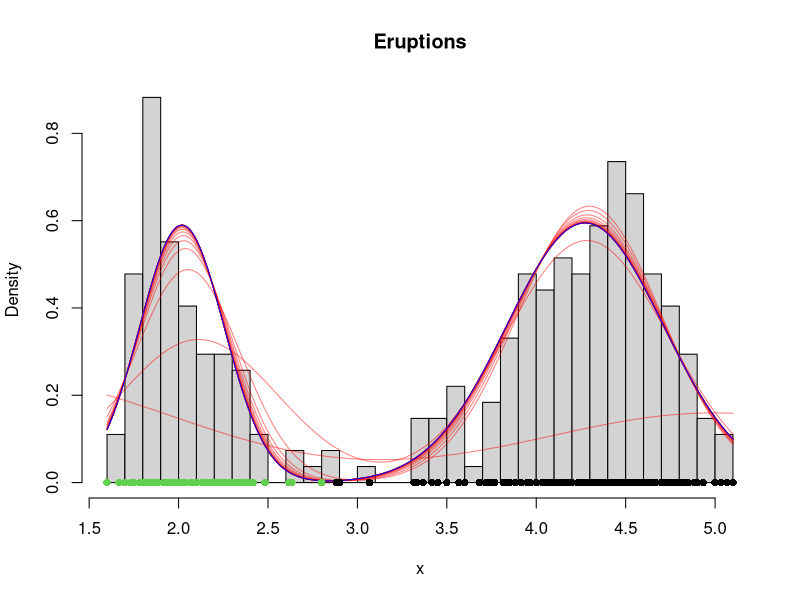
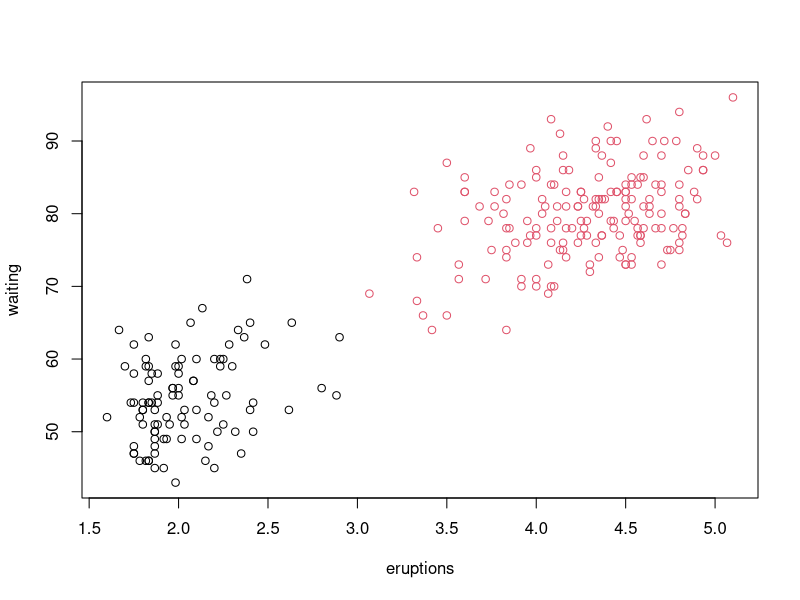

Write R code to recreate these figures, in order.
################################################
## EM Algorithm for the Old Faithful Geyser data
################################################

data(faithful)
head(faithful)

x <- faithful$eruptions
hist(x, freq = FALSE, breaks = 30, main = "Eruptions")

# (pi_1, mu_1, mu_2, sigma^2_1, sigma^2_2)
theta <- c(.6, 1,5, 1, 1)
current <- theta
diff <- 100
tol <- 1e-5
iter <- 0
store <- current

while(diff > tol)
{
  iter <- iter + 1
  
  # E step: find gamma_{i,c,k} for just c = 1, since for c = 2 is just 1-Ep
  Ep <- current[1]*dnorm(x, current[2], sqrt(current[4]))/
    (current[1]*dnorm(x, current[2], sqrt(current[4])) + (1 - current[1])*dnorm(x, current[3], sqrt(current[5])))
  
  # M-step
  theta[1] <- mean(Ep)
  theta[2] <- sum(Ep*x) / sum(Ep)
  theta[3] <- sum((1-Ep)*x) / sum(1-Ep)
  theta[4] <- sum(Ep*(x - theta[2])^2) / sum(Ep)
  theta[5] <- sum((1-Ep)*(x - theta[3])^2) / sum(1-Ep)
  
  diff <- max( abs(theta - current))
  current <- theta
  store <- rbind(store, theta)
}
current

# Final estimates of the probability
# that each observation is in Class C.
Prob.Z <- current[1]*dnorm(x, current[2], sqrt(current[4]))/
  (current[1]*dnorm(x, current[2], sqrt(current[4])) + (1 - current[1])*dnorm(x, current[3], sqrt(current[5])))

head(round(Prob.Z, 4))

# Make plot of iterative model fits
for(i in 1:dim(store)[1])
{
  test.x <- seq(min(x), max(x), length = 1000)
  test.y <- store[i,1]* dnorm(test.x, mean = store[i,2], sd = sqrt(store[i,4])) + (1-store[i,1]) *dnorm(test.x, mean = store[i,3], sd = sqrt(store[i,5]))
  lines(test.x, test.y, col = rgb(1,0,0, alpha = .5))
}
lines(test.x, test.y, col = rgb(0,0,1, alpha = 1))

# add color
color <- 1*(Ep < .5) + 3*(Ep >= .5)
points(x, rep(0, length(x)), pch = 16, col = color)




################################################
## Doing this again on the Waiting times

x <- faithful$waiting

# (pi_1, mu_1, mu_2, sigma^2_1, sigma^2_2)
theta <- c(.6, 30,100, 1, 1)
current <- theta
diff <- 100
tol <- 1e-5
iter <- 0
store <- current

while(diff > tol)
{
  iter <- iter + 1
  
  # E step: find gamma_{i,c,k} for just c = 1, since for c = 2 is just 1-Ep
  Ep <- current[1]*dnorm(x, current[2], sqrt(current[4]))/
    (current[1]*dnorm(x, current[2], sqrt(current[4])) + (1 - current[1])*dnorm(x, current[3], sqrt(current[5])))
  
  # M-step
  theta[1] <- mean(Ep)
  theta[2] <- sum(Ep*x) / sum(Ep)
  theta[3] <- sum((1-Ep)*x) / sum(1-Ep)
  theta[4] <- sum(Ep*(x - theta[2])^2) / sum(Ep)
  theta[5] <- sum((1-Ep)*(x - theta[3])^2) / sum(1-Ep)
  
  diff <- max( abs(theta - current))
  current <- theta
  store <- rbind(store, theta)
}
current

#hist(x, freq = FALSE, breaks = 30, main = "Wiating times") # a little bit of asymmetry in the first eruptions, so maybe Gaussian isn't the right model
for(i in 1:dim(store)[1])
{
  test.x <- seq(min(x), max(x), length = 1000)
  test.y <- store[i,1]* dnorm(test.x, mean = store[i,2], sd = sqrt(store[i,4])) + (1-store[i,1]) *dnorm(test.x, mean = store[i,3], sd = sqrt(store[i,5]))
  lines(test.x, test.y, col = rgb(1,0,0, alpha = .5))
}
lines(test.x, test.y, col = rgb(0,0,1, alpha = 1))


################################################
# Multivariate mixture model on this
################################################
library(mvtnorm)

x <- as.matrix(faithful)

# (pi_1, mu_1, mu_2, sigma^2_1, sigma^2_2)
mu1 <- c(2.8,75)
mu2 <- c(3.6,58)
sigma1 <- matrix(c(.8, 7, 7, 70), ncol = 2, nrow = 2)
sigma2 <- matrix(c(.8, 7, 7, 70), ncol = 2, nrow = 2)
theta <- c(.6, mu1, mu2, sigma1, sigma2)

current <- theta
diff <- 100
tol <- 1e-10
iter <- 0
store <- current


  
  while(diff > tol)
  {
    iter <- iter + 1
    
    sigma1 <- matrix(current[6:9], ncol = 2, nrow = 2)
    sigma2 <- matrix(current[10:13], ncol = 2, nrow = 2)
    
    # E step: find gamma_{i,c,k} for just c = 1, since for c = 2 is just 1-Ep
    Ep <- current[1] * dmvnorm(x, mean = current[2:3], sigma = sigma1)/
      (current[1]*dmvnorm(x, mean = current[2:3], sigma = sigma1) + (1 - current[1])*dmvnorm(x, mean = current[4:5], sigma = sigma2))
    
    # M-step
    theta[1] <- mean(Ep)
    theta[2:3] <- colSums(Ep*x) / sum(Ep)
    theta[4:5] <- colSums((1-Ep)*x) / sum(1-Ep)
    theta[6:9] <- cov.wt(x, Ep)$cov 
    theta[10:13] <- cov.wt(x, 1-Ep)$cov
    
    diff <- max( abs(theta - current))
    current <- theta
    store <- rbind(store, theta)
  }
  
  allot <- 1*(Ep < .5) + 2*(Ep >= .5)  ## Final allotment of classification
  plot(x, col = allot) # plot allotment
  


